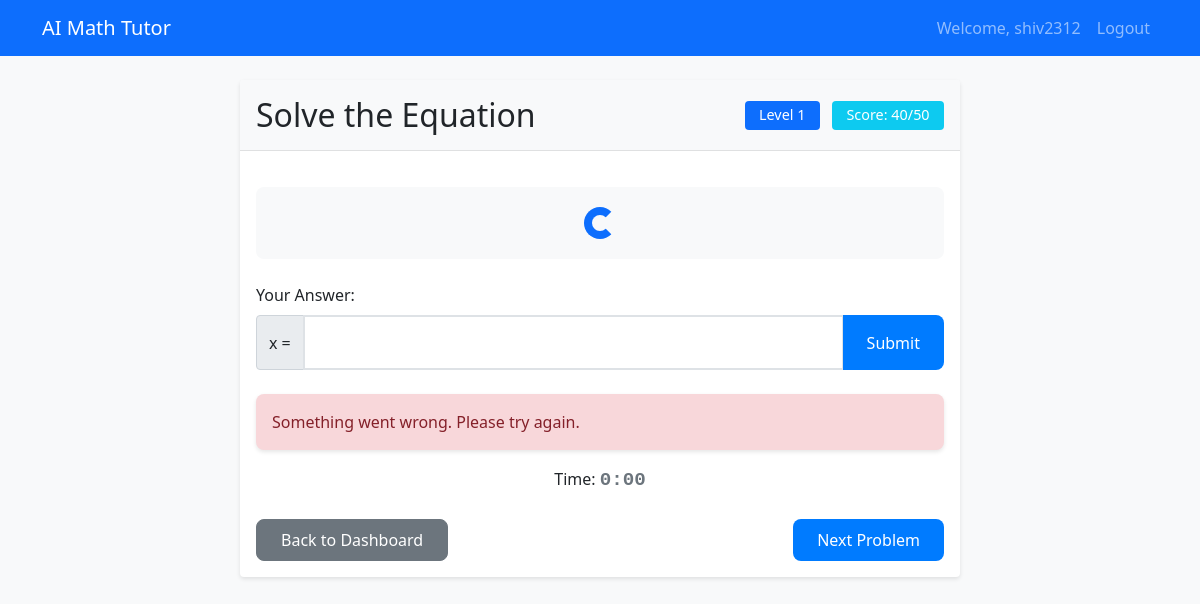
/practice (signed in), run on the app's committed database.
### app.py (models this page shows)
class User(db.Model):
    id = db.Column(db.Integer, primary_key=True)
    username = db.Column(db.String(80), unique=True, nullable=False)
    level = db.Column(db.Integer, default=1)
    score = db.Column(db.Integer, default=0)
    total_problems = db.Column(db.Integer, default=0)
    correct_answers = db.Column(db.Integer, default=0)
    last_active = db.Column(db.DateTime, default=datetime.utcnow)

### app.py (the view)
@app.route('/practice')
def practice():
    if 'username' not in session:
        return redirect(url_for('login'))
    user = User.query.get(session['user_id'])
    if not user:
        return redirect(url_for('logout'))
    problem = math_tutor.generate_problem(user.level)
    session['current_problem'] = {
        'equation': problem['equation'],
        'solution': problem['solution'],
        'start_time': datetime.utcnow().timestamp()
    }
    return render_template('practice.html', user=user)

### models/tutor.py (called while the page is built)
    def generate_problem(self, level):
        try:
            recent_performance = np.mean(self.student_history['recent_scores']) if self.student_history['recent_scores'] else 0.5
            return self.ai_helper.generate_equation(level, recent_performance)
        except Exception as e:
            print(f"Problem generation error: {e}")
            return self._generate_safe_problem()

### templates/practice.html (shortened to what this page needs)
{% extends "base.html" %}
{% block content %}
<div class="container">
    <div class="row justify-content-center">
        <div class="col-md-8">
            <div class="card">
                <div class="card-header d-flex justify-content-between align-items-center">
                    <h2 class="mb-0">Solve the Equation</h2>
                    <div>
                        <span class="badge bg-primary">Level {{ user.level }}</span>
                        <span class="badge bg-info ms-2">Score: {{ user.score }}/50</span>
                    </div>
                </div>
                <div class="card-body">
                    <div class="problem-text text-center mb-4" id="equation">Loading...</div>
                    <div class="mb-4">
                        <label class="form-label">Your Answer:</label>
                        <div class="input-group">
                            <span class="input-group-text">x = </span>
                            <input type="number" class="form-control" id="answer" step="any">
                            <button class="btn btn-primary" id="submitBtn">Submit</button>
                        </div>
                    </div>
                    <div id="feedback-area" class="d-none">
                    </div>
                    <div class="text-center mb-4">
                        <div>Time: <span id="timer">0:00</span></div>
                    </div>
                    <div class="d-flex justify-content-between">
                        <a href="{{ url_for('dashboard') }}" class="btn btn-secondary">Back to Dashboard</a>
                        <button class="btn btn-primary" id="nextBtn">Next Problem</button>
                    </div>
                </div>
            </div>
        </div>
    </div>
</div>
{% endblock %}

### templates/base.html (shortened to what this page needs)
<!DOCTYPE html>
<html lang="en">
<head>
    <link href="https://cdn.jsdelivr.net/npm/bootstrap@5.1.3/dist/css/bootstrap.min.css" rel="stylesheet">
    <link rel="stylesheet" href="{{ url_for('static', filename='css/style.css') }}">
</head>
<body>
    <nav class="navbar navbar-expand-lg navbar-dark bg-primary">
        <div class="container">
            <a class="navbar-brand" href="{{ url_for('dashboard') }}">AI Math Tutor</a>
            {% if session.username %}
            <div class="navbar-nav ms-auto">
                <span class="nav-item nav-link">Welcome, {{ session.username }}</span>
                <a class="nav-item nav-link" href="{{ url_for('logout') }}">Logout</a>
            </div>
            {% endif %}
        </div>
    </nav>
    <div class="container mt-4">
        {% block content %}{% endblock %}
    </div>
</body>
</html>

### static/css/style.css (style rules this page uses)
body { background-color: #f8f9fa; font-family: 'Segoe UI', Tahoma, Geneva, Verdana, sans-serif; }
.card { box-shadow: 0 2px 4px rgba(0,0,0,0.1); border: none; margin-bottom: 20px; }
.card-header { background-color: #f8f9fa; border-bottom: 1px solid rgba(0,0,0,0.1); padding: 1rem; }
.problem-text { font-family: 'Courier New', monospace; font-size: 2rem; color: #2c3e50; margin: 20px 0; padding: 20px; background-color: #f8f9fa; border-radius: 8px; }
.form-control { border: 2px solid #dee2e6; border-radius: 0.5rem; padding: 0.75rem; font-size: 1.1rem; }
.btn { padding: 0.5rem 1.5rem; border-radius: 0.5rem; transition: all 0.3s ease; }
.btn-primary { background-color: #007bff; border: none; }
.badge { padding: 0.5em 1em; font-size: 0.9rem; font-weight: 500; }
#timer { font-family: 'Courier New', monospace; font-size: 1.2rem; font-weight: bold; color: #6c757d; }

### data on the page
User: username "shiv2312", level "1", score "40"
